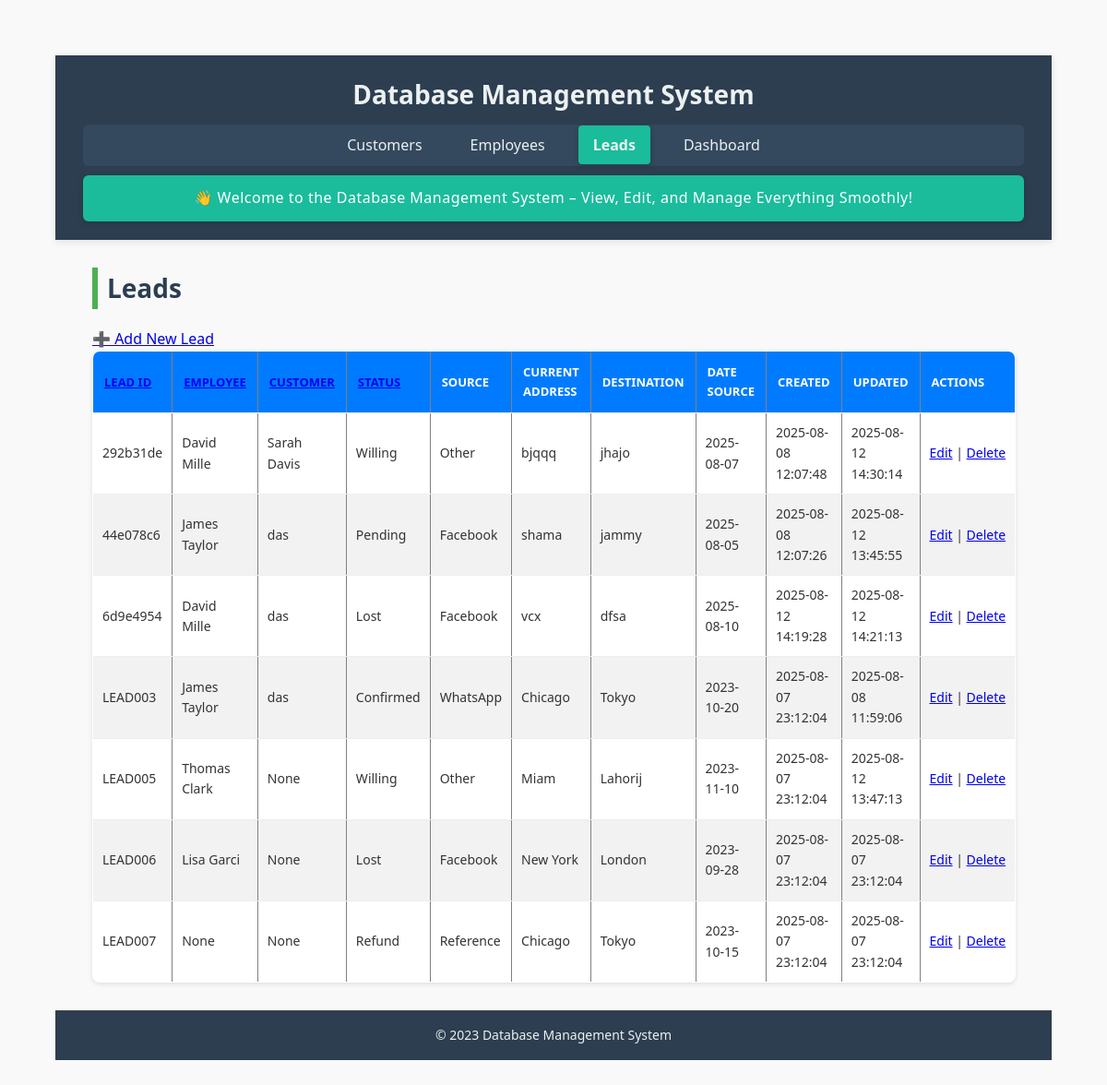
Before: /leads with the older database file.
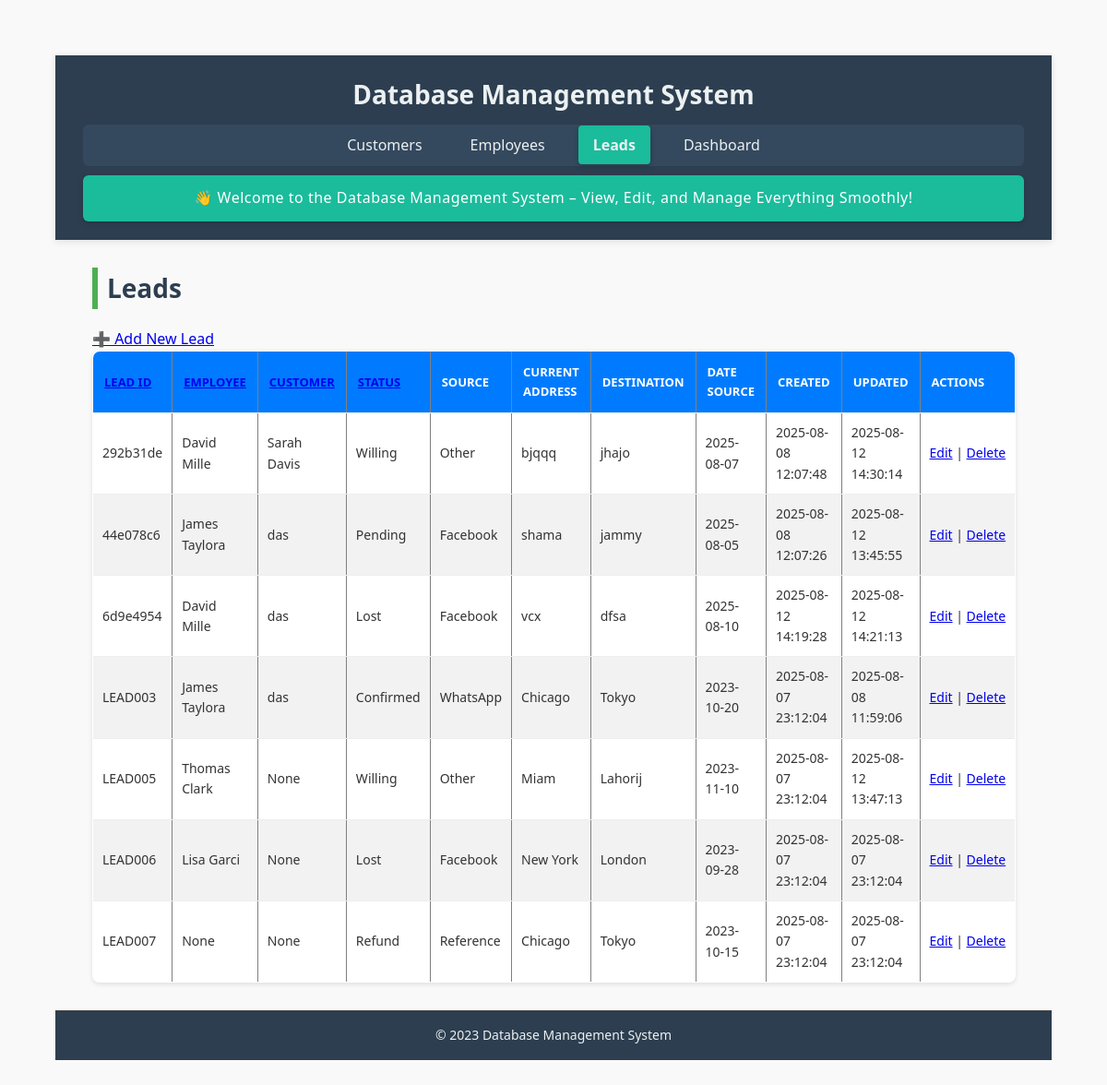
After: the same page with the newer database file.
### tables this page shows
CREATE TABLE leads (
    employeeLeadId TEXT PRIMARY KEY,
    employeeId TEXT NOT NULL,
    employeeName TEXT NOT NULL,
    employeeContactNo TEXT NOT NULL,
    customerName TEXT NOT NULL,
    customerId TEXT NOT NULL,
    customerContactNo TEXT NOT NULL,
    currentAddress TEXT NOT NULL,
    desiredDestination TEXT NOT NULL,
    status TEXT NOT NULL CHECK (status IN ('Pending', 'Contacted', 'Lost', 'Willing', 'Paid', 'Refund', 'Confirmed')),
    source TEXT NOT NULL CHECK (source IN ('Facebook', 'WhatsApp', 'Reference', 'TikTok', 'Other')),
    dateSource TEXT,
    createdAt TEXT DEFAULT CURRENT_TIMESTAMP,
    updatedAt TEXT DEFAULT CURRENT_TIMESTAMP, amountClosed REAL DEFAULT 0,
    FOREIGN KEY (employeeId) REFERENCES employees(empId),
    FOREIGN KEY (customerId) REFERENCES customers(customerId)
);

CREATE TABLE employees (
    empId TEXT PRIMARY KEY,
    empName TEXT NOT NULL,
    phoneNo TEXT,
    targetAmount REAL NOT NULL CHECK (targetAmount >= 0),
    achievedAmount REAL NOT NULL CHECK (achievedAmount >= 0),
    createdAt TEXT DEFAULT CURRENT_TIMESTAMP,
    updatedAt TEXT DEFAULT CURRENT_TIMESTAMP
);

CREATE TABLE customers (
    customerId TEXT PRIMARY KEY,
    customerName TEXT NOT NULL,
    phone TEXT NOT NULL,
    source TEXT NOT NULL,
    currentLocation TEXT NOT NULL,
    desiredDestination TEXT NOT NULL,
    dateOfArrival TEXT,
    createdAt TEXT DEFAULT CURRENT_TIMESTAMP,
    updatedAt TEXT DEFAULT CURRENT_TIMESTAMP
, status TEXT);

### app.py (the view)
@app.route('/leads', methods=['GET'])
def leads():
    filters = {
        "employeeId": request.args.get('employeeId'),
        "customerId": request.args.get('customerId'),
        "status": request.args.get('status'),
        "source": request.args.get('source')
    }
    sort_by = request.args.get('sort_by', 'employeeLeadId')
    sort_order = request.args.get('sort_order', 'asc')
    query = '''
        SELECT leads.*,
               customers.customerName AS cust_name,
               employees.empName AS emp_name
        FROM leads
        LEFT JOIN customers ON leads.customerId = customers.customerId
        LEFT JOIN employees ON leads.employeeId = employees.empId
        WHERE 1=1
    '''
    params = []
    if filters["employeeId"]:
        query += ' AND leads.employeeId = ?'
        params.append(filters["employeeId"])
    if filters["customerId"]:
        query += ' AND leads.customerId = ?'
        params.append(filters["customerId"])
    if filters["status"]:
        query += ' AND leads.status = ?'
        params.append(filters["status"])
    if filters["source"]:
        query += ' AND leads.source LIKE ?'
        params.append(f'%{filters["source"]}%')
    query += f' ORDER BY {sort_by} {sort_order.upper()}'
    with closing(get_db_connection()) as conn:
        with closing(conn.cursor()) as cursor:
            cursor.execute(query, params)
            leads = cursor.fetchall()
            employees = get_all_employees()
            customers = get_all_customers()
    return render_template("leads.html",
                         leads=leads,
                         filters=filters,
                         sort_by=sort_by,
                         sort_order=sort_order,
                         filter_options={
                             "employees": employees,
                             "customers": customers
                         })

### app.py (called while the page is built)
def get_db_connection():
    conn = sqlite3.connect(DATABASE, timeout=10)
    conn.row_factory = sqlite3.Row
    conn.execute("PRAGMA journal_mode=WAL")
    return conn

def get_all_employees():
    with closing(get_db_connection()) as conn:
        with closing(conn.cursor()) as cursor:
            cursor.execute("SELECT empId, empName FROM employees")
            return cursor.fetchall()

def get_all_customers():
    with closing(get_db_connection()) as conn:
        with closing(conn.cursor()) as cursor:
            cursor.execute("SELECT customerId, customerName FROM customers")
            return cursor.fetchall()

### templates/leads.html
{% extends "base.html" %}
{% block content %}
<h2>Leads</h2>
<a href="{{ url_for('add_lead') }}" class="add-button">➕ Add New Lead</a>
<table border="1">
    <thead>
        <tr>
            {% set new_order = 'desc' if sort_order == 'asc' else 'asc' %}
            <th><a href="{{ url_for('leads', sort_by='employeeLeadId', sort_order=new_order, **filters) }}">Lead ID</a></th>
            <th><a href="{{ url_for('leads', sort_by='employeeId', sort_order=new_order, **filters) }}">Employee</a></th>
            <th><a href="{{ url_for('leads', sort_by='customerId', sort_order=new_order, **filters) }}">Customer</a></th>
            <th><a href="{{ url_for('leads', sort_by='status', sort_order=new_order, **filters) }}">Status</a></th>
            <th>Source</th>
            <th>Current Address</th>
            <th>Destination</th>
            <th>Date Source</th>
            <th>Created</th>
            <th>Updated</th>
            <th>Actions</th>
        </tr>
    </thead>
    <tbody>
        {% for lead in leads %}
        <tr>
            <td>{{ lead.employeeLeadId }}</td>
            <td>{{ lead.emp_name }}</td>
            <td>{{ lead.cust_name }}</td>
            <td>{{ lead.status }}</td>
            <td>{{ lead.source }}</td>
            <td>{{ lead.currentAddress }}</td>
            <td>{{ lead.desiredDestination }}</td>
            <td>{{ lead.dateSource or '' }}</td>
            <td>{{ lead.createdAt }}</td>
            <td>{{ lead.updatedAt }}</td>
            <td>
                <a href="{{ url_for('edit_lead', lead_id=lead.employeeLeadId) }}">Edit</a> |
                <a href="{{ url_for('delete_lead', lead_id=lead.employeeLeadId) }}"
                   onclick="return confirm('Are you sure you want to delete this lead?')">Delete</a>
            </td>
        </tr>
        {% endfor %}
    </tbody>
</table>
{% endblock %}

Changed rows visible on the page:
changed through a linked row, leads "Pending": emp_name "James Taylor" → "James Taylora"
changed through a linked row, leads "LEAD003": emp_name "James Taylor" → "James Taylora"
